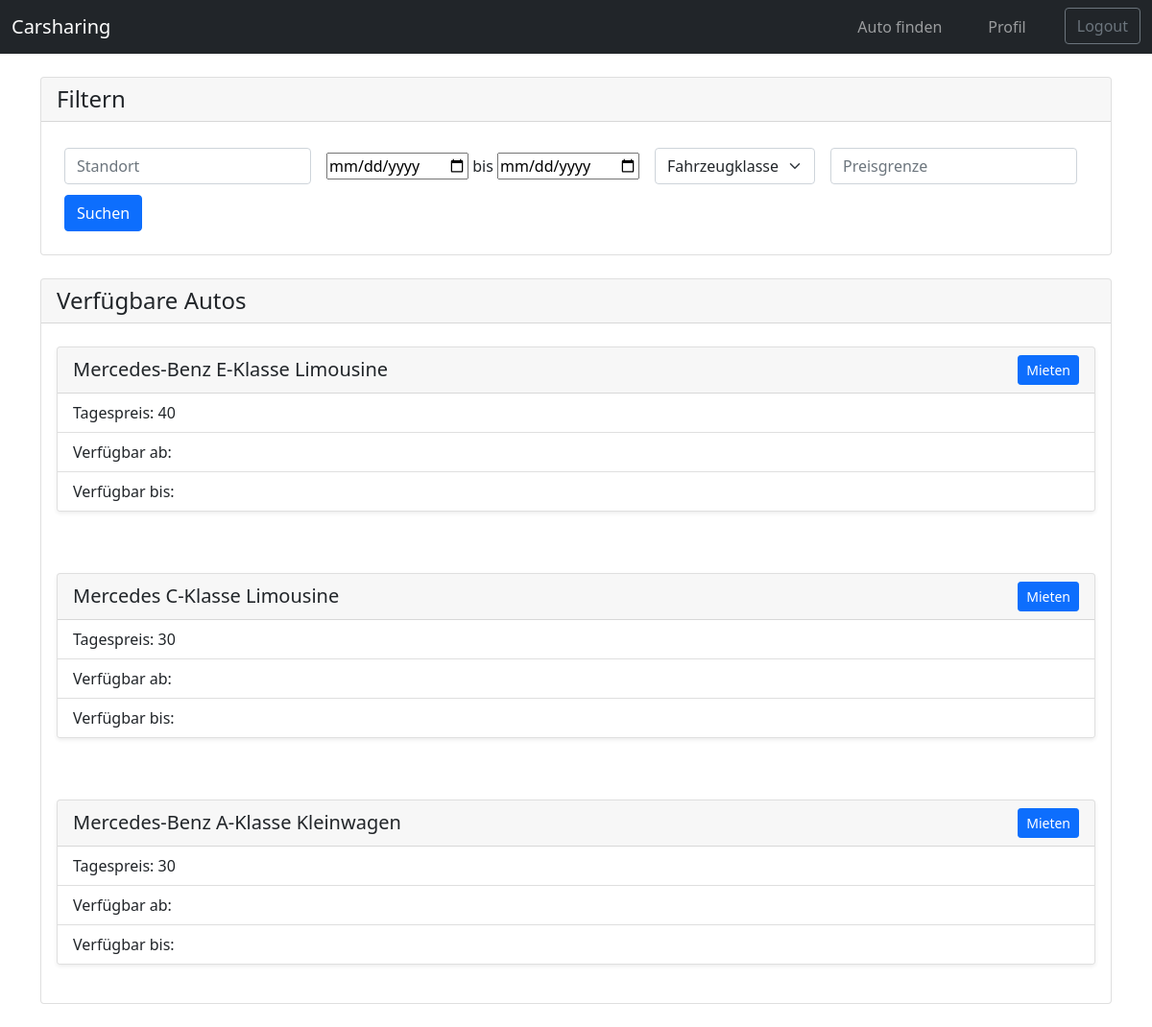
The app's page /findCar (signed in) with its own data.
### tables this page shows
CREATE TABLE Autos(
        AutoID INTEGER NOT NULL PRIMARY KEY AUTOINCREMENT, 
        Hersteller TEXT, 
        Modell TEXT, 
        Fahrzeugtyp TEXT,
        PreisProTag INT
        );

### app.py (the view, shortened to what this page needs)
@app.route("/findCar", methods=['GET', 'POST'])
def findCar():
    matchedUserCars = None
    cars = None
    if session.get("UserID") is None:
        return redirect(url_for("login"))
    else:
        with sqlite3.connect("database.sqlite") as con:
                cur = con.cursor()
                userID = session["UserID"]
                cars = cur.execute("SELECT AutoID, Hersteller, Modell, Fahrzeugtyp, PreisProTag FROM Autos").fetchall()
                """
                # rename cars in the above line to cardata
                cardates = cur.execute("SELECT Datum FROM Verfuegbar WHERE Auto=(?)", [(id)]).fetchall()[0]
                cardate = None
                while cardate == None:
                    for date in cardates:   # find first candidate in the future
                        if (cardate - date.today) > 0:
                            cardate = date
                            break
                if cardate == None:
                    ##error! nicht verfügbar, dieses car nicht anzeigen
                for date in cardates:
                    if (date - date.today)>0 and (date-date.today)<(cardate-date.today)

                cars = (cardata[0], cardata[1], cardata[2], cardata[3], cardata[4], cardate)    # TODO check if new Structure is used everywhere, so cars[5] is date and cars[6] nonexistent
                """
    """
    return render_template("findCar.html", cars = cars)#producer=producer, model=model, price=price)
            # for displaying all the cars the user has added
            cur = con.cursor()
            cars = cur.execute("SELECT AutoID, Hersteller, Modell, Fahrzeugtyp, PreisProTag, Startdatum, Enddatum FROM Autos").fetchall()
            # TODO: dont select the cars where the current user is the owner
            # TODO: call the table with all the timeframes where the cars have already been rented for the detail view
            # TODO: join with the owners' table
    # is called when the user clicked to rent the car
    """
    return render_template("findCar.html", cars = cars)

### templates/findCar.html (shortened to what this page needs)
<!DOCTYPE html>
<html lang="en">
    <head>
        <link rel="stylesheet" href="/static/styles/index.css">
        <link rel="stylesheet" href="/static/styles/profile.css">
        <link href="https://cdn.jsdelivr.net/npm/bootstrap@5.1.3/dist/css/bootstrap.min.css" rel="stylesheet">
    </head>
    <body>
        <nav class="navbar navbar-expand-sm sticky-top bg-dark navbar-dark">
            <div class="container-fluid">
                <a class="navbar-brand" href="#">Carsharing</a>
                <div class="collapse navbar-collapse" id="collapsibleNavbar">
                    <ul class="navbar-nav ms-auto">
                        <li class="nav-item">
                            <a class="nav-link" href="{{ url_for("findCar") }}">Auto finden</a>
                        </li>
                        <li class="nav-item">
                            <a class="nav-link" href="{{ url_for("profile") }}">Profil</a>
                        </li>
                        <a href="{{ url_for("login") }}"><button class="btn btn-outline-secondary my-2 my-sm-0" type="submit">Logout</button></a>
                    </ul>
                </div>
            </div>
        </nav>
        <div class="container" >
            <div class="card mt-4">
                <h4 class="card-header text-center d-flex justify-content-between align-items-center">
                    Filtern
                </h4>
                <form class="p-4 row gy-2 gx-3 align-items-center" method="POST" action="">
                  <div class="col-auto">
                    <input type="text" class="form-control" id="autoSizingInput" placeholder="Standort" name="place">
                  </div>
                  <div class="col-auto">
                    <div class="form-group mt-2">
                        <div>
                            <input type="date" id="startdate_id" name="startdate">
                            <label for="date">bis</label>
                            <input type="date" id="enddate_id" name="enddate" class="mb-2">
                        </div>
                    </div>
                  </div>
                  <div class="col-auto">
                    <select class="form-select" id="autoSizingSelect" name="carclass">
                        <option selected>Fahrzeugklasse</option>
                    </select>
                  </div>
                  <div class="col-auto">
                    <input type="text" class="form-control" id="autoSizingInput" placeholder="Preisgrenze" name="maxprice">
                  </div>
                  <div class="col-auto">
                    <input type="submit" class="btn btn-primary" name="filter" value="Suchen">
                  </div>
                </form>
            </div>
            <div class="card mt-4 mb-4">
                <h4 class="card-header text-center d-flex justify-content-between align-items-center">
                    Verfügbare Autos
                </h4>
                {% if cars != None %}
                    {% for car in cars %}
                    <div class="card-body">
                        <div class="card shadow-sm mt-2 mb-4">
                            <h5 class="card-header text-center d-flex justify-content-between align-items-center">
                                {{car[1]}} {{car[2]}} {{car[3]}}
                                <button type="button" data-bs-toggle="modal" data-bs-target="#rent{{ car[0] }}" data-id="{{ car[0] }}" class="btn btn-sm btn-primary"> Mieten </button>
                            </h5>
                            <ul class="list-group list-group-flush">
                                <li class="list-group-item">Tagespreis: {{car[4]}}</li>
                                <li class="list-group-item">Verfügbar ab: {{car[5]}}</li>
                                <li class="list-group-item">Verfügbar bis: {{car[6]}}</li>
                            </ul>
                        </div>
                    </div>
                    {% endfor %}
                {% endif %}
            </div>
        </div>
    </body>
</html>

### static/styles/index.css (style rules this page uses)
nav ul li { padding-right: 2rem; }

### records on screen
Autos: Hersteller "Mercedes-Benz", Modell "E-Klasse", Fahrzeugtyp "Limousine", PreisProTag "40"
Autos: Hersteller "Mercedes", Modell "C-Klasse", Fahrzeugtyp "Limousine", PreisProTag "30"
Autos: Hersteller "Mercedes-Benz", Modell "A-Klasse", Fahrzeugtyp "Kleinwagen", PreisProTag "30"
